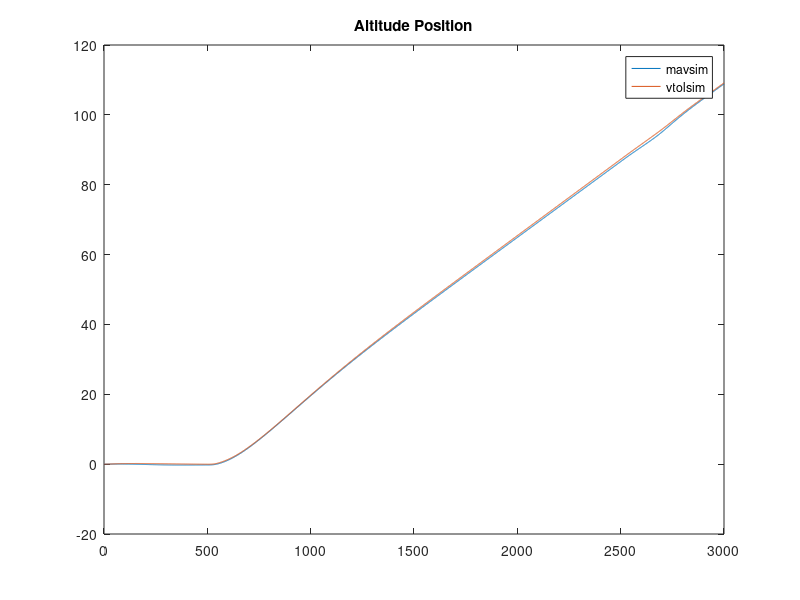

Write MATLAB code to recreate this figure.
mavsimState = csvread('mavsimState.csv');
vtolsimState = csvread('vtolsimState.csv');


%compares the north position
plot(1);
mavsimNorth = mavsimState(1,:);
vtolsimNorth = vtolsimState(1,:);
plot(mavsimNorth);
hold on;
plot(vtolsimNorth);
hold off;
title("North Position");
legend('mavsim', 'vtolsim');


%compares the altitude position
plot(2);
mavsimAltitude = mavsimState(2,:);
vtolsimAltitude = vtolsimState(2,:);
plot(mavsimAltitude);
hold on;
plot(vtolsimAltitude);
hold off;
title("Altitude Position");
legend('mavsim', 'vtolsim');
